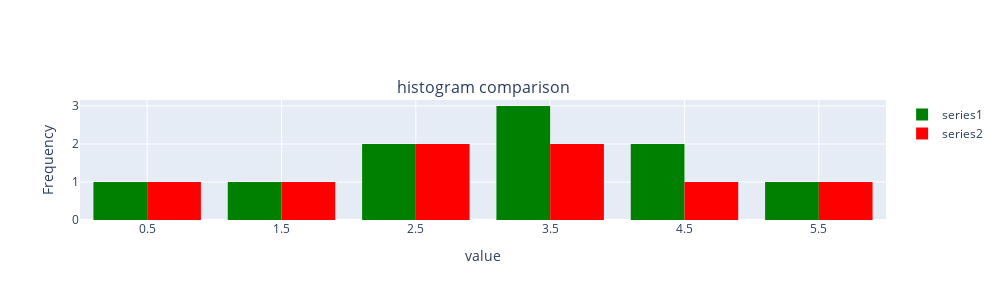
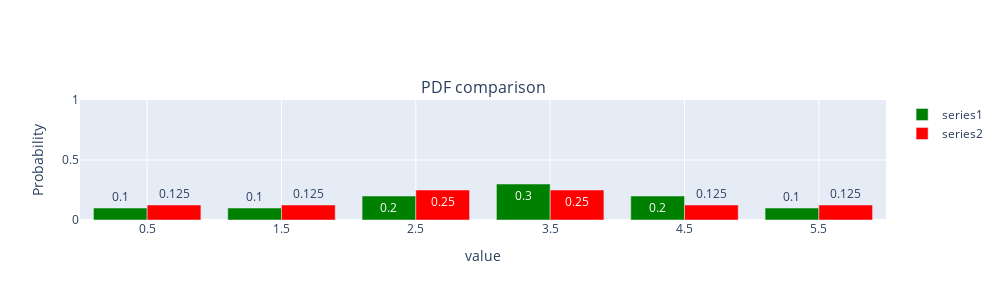

Notebook code for these charts, in order:
### Code cell
# simple histogram side by side comparisons
data1 = [0, 1, 2, 2, 3, 3, 3, 4, 4, 5]
data2 = [0, 1, 2, 2, 3, 3, 4, 5]
h = [None] * 2
h[0] = ep.hist(
    data=data1,
    min_bin=0,
    max_bin=6,
    bin_size=1,
    color="green",
    title="histogram comparison",
    xlabel="value",
    name="series1",
)
h[1] = ep.hist(
    data=data2,
    min_bin=0,
    max_bin=6,
    bin_size=1,
    color="red",
    xlabel="value",
    name="series2",
)
ep.plot_all(
    h, panels=[1, 1], outfile=os.path.join("test_figs", "hist_cmp.png"), showlegend=True
)
h2 = [None] * 2
h2[0] = ep.bar_hist(
    data=data1,
    min_bin=0,
    max_bin=6,
    bin_size=1,
    color="green",
    title="PDF comparison",
    xlabel="value",
    name="series1",
    histnorm="probability",
    show_text=True,
)
h2[1] = ep.bar_hist(
    data=data2,
    min_bin=0,
    max_bin=6,
    bin_size=1,
    color="red",
    xlabel="value",
    name="series2",
    histnorm="probability",
    show_text=True,
)
ep.plot_all(
    h2,
    panels=[1, 1],
    outfile=os.path.join("test_figs", "hist_cmp_bar_hist.png"),
    showlegend=True,
)

### Figure 1 — Plotly figure (JSON) as saved in the notebook; plotly's stock layout.template omitted (floating-point values rounded to 4 significant figures)
{"data": [{"histnorm": "", "marker": {"color": "green"}, "name": "series1", "showlegend": true, "type": "histogram", "x": [0, 1, 2, 2, 3, 3, 3, 4, 4, 5], "xaxis": "x", "xbins": {"end": 6, "size": 1, "start": 0}, "yaxis": "y"}, {"histnorm": "", "marker": {"color": "red"}, "name": "series2", "showlegend": true, "type": "histogram", "x": [0, 1, 2, 2, 3, 3, 4, 5], "xaxis": "x", "xbins": {"end": 6, "size": 1, "start": 0}, "yaxis": "y"}], "layout": {"annotations": [{"font": {"size": 16}, "showarrow": false, "text": "histogram comparison", "x": 0.5, "xanchor": "center", "xref": "paper", "y": 1, "yanchor": "bottom", "yref": "paper"}], "height": 300, "showlegend": true, "width": 1000, "xaxis": {"anchor": "y", "autorange": false, "domain": [0, 1], "range": [0, 6], "showgrid": true, "tick0": 0, "title": {"text": "value"}}, "yaxis": {"anchor": "x", "domain": [0, 1], "showgrid": true, "title": {"text": "Frequency"}}}}

### Figure 2 — Plotly figure (JSON) as saved in the notebook; plotly's stock layout.template omitted (floating-point values rounded to 4 significant figures)
{"data": [{"error_y": {"type": "data", "visible": true}, "marker": {"color": "green"}, "name": "series1", "showlegend": true, "text": ["0.1", "0.1", "0.2", "0.3", "0.2", "0.1"], "type": "bar", "x": [0.5, 1.5, 2.5, 3.5, 4.5, 5.5, 6.5], "xaxis": "x", "y": [0.1, 0.1, 0.2, 0.3, 0.2, 0.1], "yaxis": "y"}, {"error_y": {"type": "data", "visible": true}, "marker": {"color": "red"}, "name": "series2", "showlegend": true, "text": ["0.125", "0.125", "0.25", "0.25", "0.125", "0.125"], "type": "bar", "x": [0.5, 1.5, 2.5, 3.5, 4.5, 5.5, 6.5], "xaxis": "x", "y": [0.125, 0.125, 0.25, 0.25, 0.125, 0.125], "yaxis": "y"}], "layout": {"annotations": [{"font": {"size": 16}, "showarrow": false, "text": "PDF comparison", "x": 0.5, "xanchor": "center", "xref": "paper", "y": 1, "yanchor": "bottom", "yref": "paper"}], "height": 300, "showlegend": true, "width": 1000, "xaxis": {"anchor": "y", "autorange": false, "domain": [0, 1], "range": [0, 6], "showgrid": true, "tick0": 0, "title": {"text": "value"}}, "yaxis": {"anchor": "x", "autorange": false, "domain": [0, 1], "range": [0, 1], "showgrid": true, "tick0": 0, "title": {"text": "Probability"}}}}
